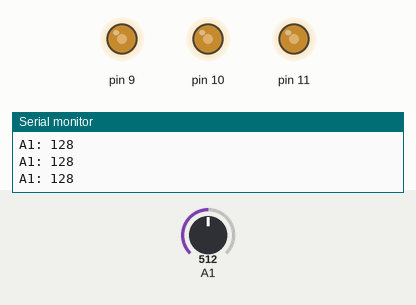
The sketch below on a simulated Arduino Uno, built with avr-gcc and run on an emulated ATmega328P. Shown: output pins drawn as LEDs (lit = HIGH), the last lines printed to the serial monitor. Inputs (shaded band) come from the test bench; at power-on: A1 = 512.

Above: at 1.2 s.
1.3 s: A1 set to 716
At 1.9 s:
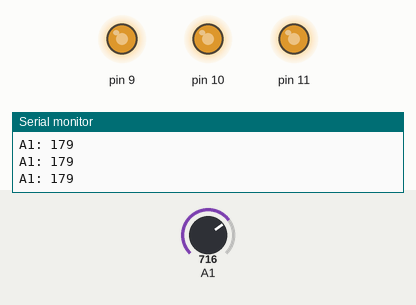
2.8 s: A1 set to 900
At 4.0 s:
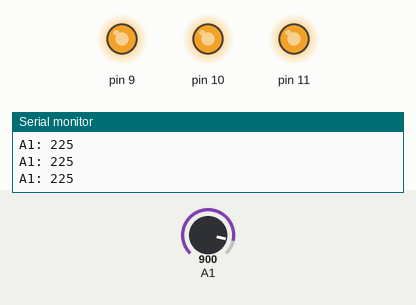
4.3 s: A1 set to 43
At 5.2 s:
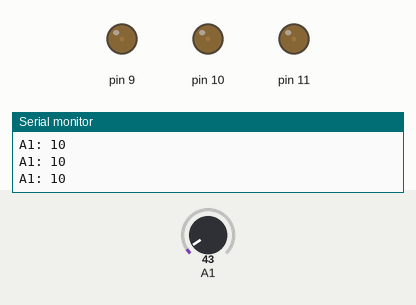
5.8 s: A1 set to 36
At 6.2 s:
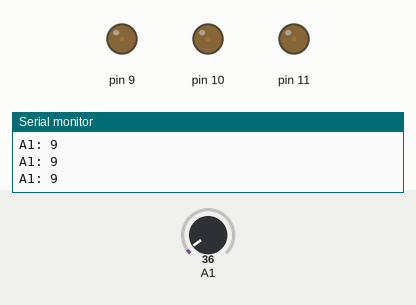
7.3 s: A1 set to 0
At 8.5 s:
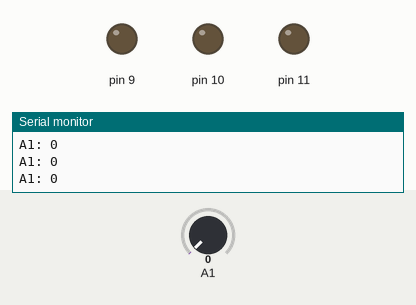
Timing chart, 0 to 9.8 s (numbered marks = the images above; inputs shaded):
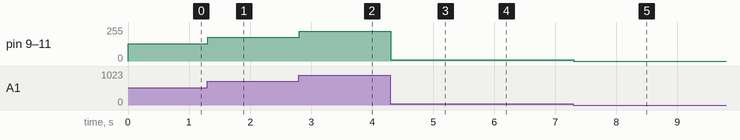

The sketch:

L3_exercise2.ino
```cpp
int val;

void setup() {
  Serial.begin(9600);
  pinMode(A1, INPUT);
  pinMode(9, OUTPUT);
  pinMode(10, OUTPUT);
  pinMode(11, OUTPUT);
}

void loop() {
  val = analogRead(A1) / 4;
  analogWrite(9, val);
  analogWrite(10, val);
  analogWrite(11, val);
  Serial.print("A1: ");
  Serial.println(val);
  // put your main code here, to run repeatedly:

}
```

Measured:
- after the input at 1.3 s, pin 9–11: 128/255 → 179/255 at once
- after the input at 2.8 s, pin 9–11: 179/255 → 225/255 at once
- after the input at 4.3 s, pin 9–11: 225/255 → 10/255 at once
- after the input at 5.8 s, pin 9–11: 10/255 → 9/255 at once
- after the input at 7.3 s, pin 9–11: 9/255 → 0/255 at once
